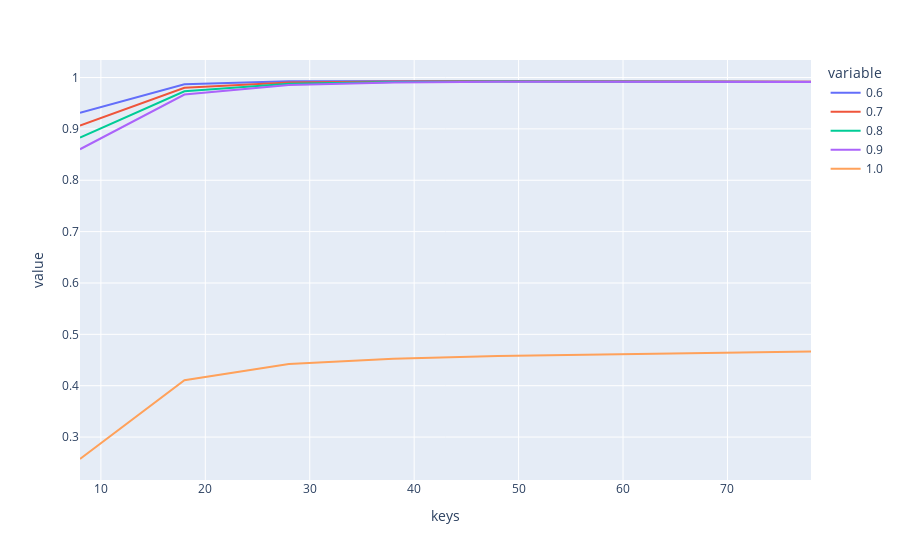

Source (notebook cell):
### Code cell
keys = acrcy_dict1.keys()
values1 = acrcy_dict1.values()
values2 = acrcy_dict2.values()
values3 = acrcy_dict3.values()
values4 = acrcy_dict4.values()
values5 = acrcy_dict5.values()

df = pd.DataFrame()

df["keys"] = keys
df["0.6"]= values1
df["0.7"]= values2
df["0.8"]= values3
df["0.9"]= values4
df["1.0"]= values5

fig = px.line(df, x=df["keys"], y=['0.6', '0.7', '0.8', '0.9', '1.0'])
fig.show()

### Figure 1 — Plotly figure (JSON) as saved in the notebook; plotly's stock layout.template omitted (floating-point values rounded to 4 significant figures)
{"data": [{"hovertemplate": "variable=0.6<br>keys=%{x}<br>value=%{y}<extra></extra>", "legendgroup": "0.6", "line": {"color": "#636efa", "dash": "solid"}, "mode": "lines", "name": "0.6", "orientation": "v", "showlegend": true, "type": "scatter", "x": [8, 18, 28, 38, 48, 58, 68, 78], "xaxis": "x", "y": [0.9315, 0.987, 0.9926, 0.9933, 0.9932, 0.9927, 0.9923, 0.9919], "yaxis": "y"}, {"hovertemplate": "variable=0.7<br>keys=%{x}<br>value=%{y}<extra></extra>", "legendgroup": "0.7", "line": {"color": "#EF553B", "dash": "solid"}, "mode": "lines", "name": "0.7", "orientation": "v", "showlegend": true, "type": "scatter", "x": [8, 18, 28, 38, 48, 58, 68, 78], "xaxis": "x", "y": [0.9064, 0.98, 0.9902, 0.9923, 0.9927, 0.9924, 0.9921, 0.9917], "yaxis": "y"}, {"hovertemplate": "variable=0.8<br>keys=%{x}<br>value=%{y}<extra></extra>", "legendgroup": "0.8", "line": {"color": "#00cc96", "dash": "solid"}, "mode": "lines", "name": "0.8", "orientation": "v", "showlegend": true, "type": "scatter", "x": [8, 18, 28, 38, 48, 58, 68, 78], "xaxis": "x", "y": [0.8833, 0.9733, 0.9879, 0.9913, 0.9921, 0.992, 0.9918, 0.9915], "yaxis": "y"}, {"hovertemplate": "variable=0.9<br>keys=%{x}<br>value=%{y}<extra></extra>", "legendgroup": "0.9", "line": {"color": "#ab63fa", "dash": "solid"}, "mode": "lines", "name": "0.9", "orientation": "v", "showlegend": true, "type": "scatter", "x": [8, 18, 28, 38, 48, 58, 68, 78], "xaxis": "x", "y": [0.8604, 0.9668, 0.9856, 0.9904, 0.9918, 0.9918, 0.9917, 0.9914], "yaxis": "y"}, {"hovertemplate": "variable=1.0<br>keys=%{x}<br>value=%{y}<extra></extra>", "legendgroup": "1.0", "line": {"color": "#FFA15A", "dash": "solid"}, "mode": "lines", "name": "1.0", "orientation": "v", "showlegend": true, "type": "scatter", "x": [8, 18, 28, 38, 48, 58, 68, 78], "xaxis": "x", "y": [0.2573, 0.4106, 0.4423, 0.4525, 0.4577, 0.4612, 0.4637, 0.4664], "yaxis": "y"}], "layout": {"legend": {"title": {"text": "variable"}, "tracegroupgap": 0}, "margin": {"t": 60}, "xaxis": {"anchor": "y", "domain": [0, 1], "title": {"text": "keys"}}, "yaxis": {"anchor": "x", "domain": [0, 1], "title": {"text": "value"}}}}
